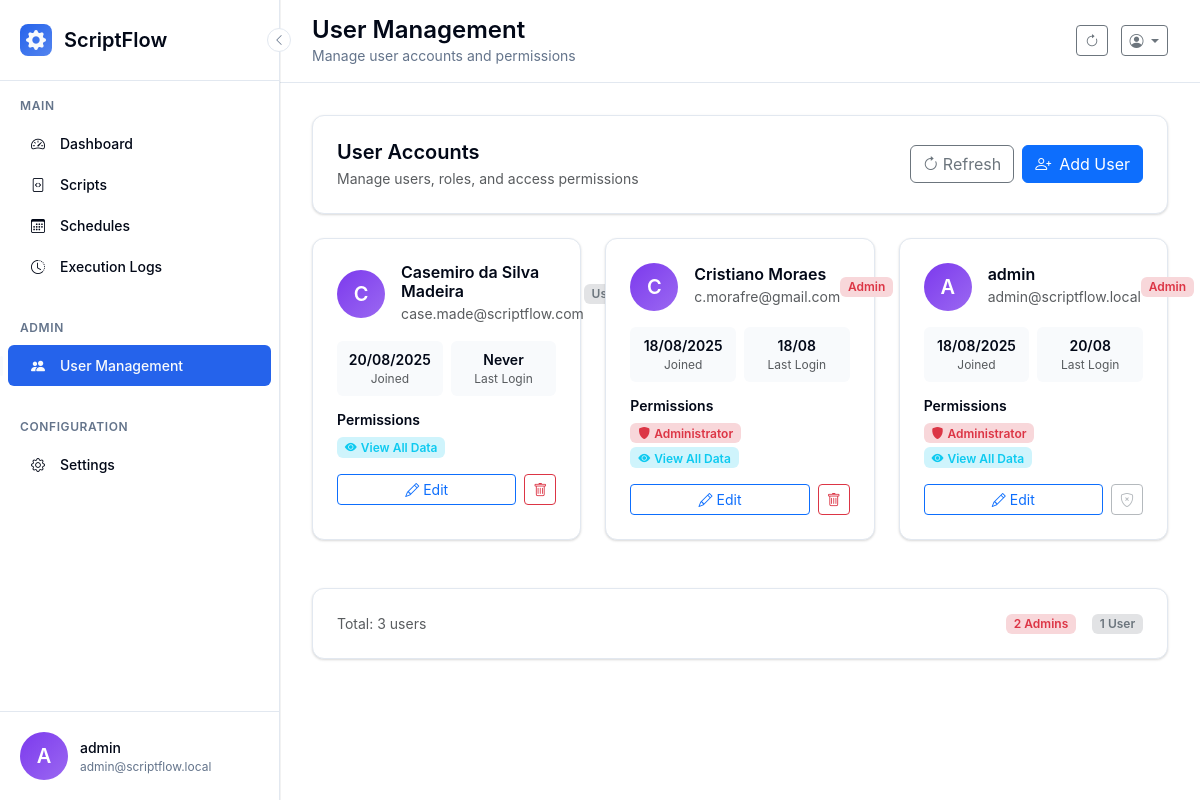
/admin/users (signed in), run on an earlier commit of the app's database.
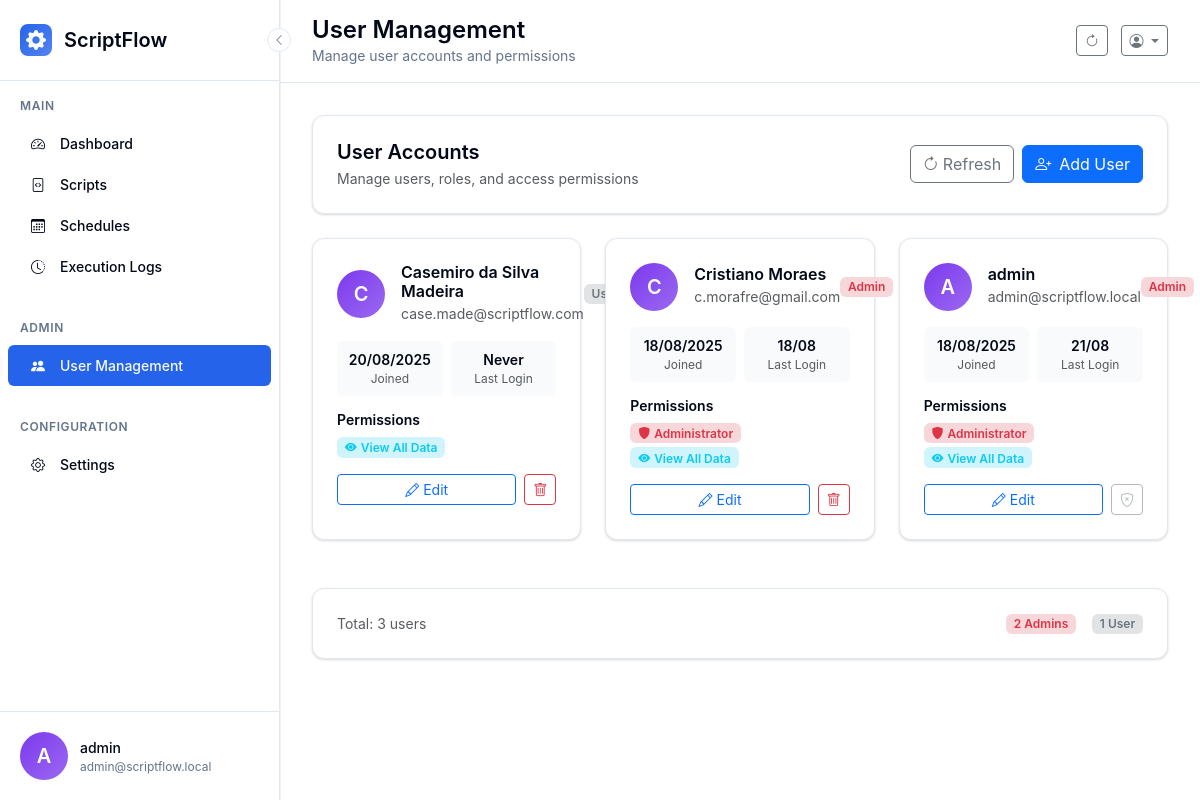
And on a later commit of the database.
### scriptflow.py (models this page shows, shortened)
class User(UserMixin, db.Model):
    __tablename__ = 'users'
    id = db.Column(db.Integer, primary_key=True)
    username = db.Column(db.String(80), unique=True, nullable=False)
    email = db.Column(db.String(120), unique=True, nullable=False)
    password_hash = db.Column(db.String(255), nullable=False)
    is_admin = db.Column(db.Boolean, default=False, nullable=False)
    can_view_all_data = db.Column(db.Boolean, default=False, nullable=False)
    created_at = db.Column(db.DateTime, default=datetime.now)
    last_login = db.Column(db.DateTime)

### app/controllers/admin.py (the view)
    @admin_bp.route('/users')
    @login_required
    @admin_required
    def manage_users():
        users = User.query.order_by(User.created_at.desc()).all()
        return render_template('admin/users.html', users=users)

### app/controllers/admin.py (called while the page is built)
def admin_required(f):
    @wraps(f)
    def decorated_function(*args, **kwargs):
        if not current_user.is_authenticated or not current_user.is_admin:
            abort(403)  # Forbidden
        return f(*args, **kwargs)
    return decorated_function

### scriptflow.py (called while the page is built)
@app.context_processor
def inject_ui_version():
    return {
        'ui_info': {'current_version': 'v2', 'is_modern': True},
        'ui_version': 'v2',
        'is_modern_ui': True
    }

@login_manager.user_loader
def load_user(user_id):
    return db.session.get(User, int(user_id))

### templates/admin/users.html (shortened to what the changed rows need)
{% extends "base.html" %}
{% block page_title %}User Management{% endblock %}
{% block content %}
{% if users %}
<div class="row">
    {% for user in users %}
    <div class="col-lg-4 col-md-6 mb-4">
        <div class="modern-card h-100">
            <div class="d-flex align-items-center mb-3">
                <div class="user-avatar me-3">
                    {{ user.username[0].upper() }}
                </div>
                <div class="flex-grow-1">
                    <h6 class="mb-0 fw-semibold">{{ user.username }}</h6>
                    <small class="text-muted">{{ user.email }}</small>
                </div>
                {% if user.is_admin %}
                <span class="badge bg-danger-subtle text-danger">Admin</span>
                {% else %}
                <span class="badge bg-secondary-subtle text-secondary">User</span>
                {% endif %}
            </div>
            <div class="mb-3">
                <div class="row g-2 text-center">
                    <div class="col-6">
                        <div class="p-2 bg-light rounded">
                            <div class="fw-semibold small">{{ user.created_at.strftime('%d/%m/%Y') if user.created_at else 'N/A' }}</div>
                            <div class="text-muted" style="font-size: 0.75rem;">Joined</div>
                        </div>
                    </div>
                    <div class="col-6">
                        <div class="p-2 bg-light rounded">
                            <div class="fw-semibold small">{{ user.last_login.strftime('%d/%m') if user.last_login else 'Never' }}</div>
                            <div class="text-muted" style="font-size: 0.75rem;">Last Login</div>
                        </div>
                    </div>
                </div>
            </div>
            <div class="mb-3">
                <h6 class="fw-semibold small mb-2">Permissions</h6>
                <div class="d-flex flex-wrap gap-1">
                    {% if user.is_admin %}
                    <span class="badge bg-danger-subtle text-danger">
                        <i class="bi bi-shield-fill me-1"></i>Administrator
                    </span>
                    {% endif %}
                    {% if user.can_view_all_data %}
                    <span class="badge bg-info-subtle text-info">
                        <i class="bi bi-eye-fill me-1"></i>View All Data
                    </span>
                    {% endif %}
                </div>
            </div>
            <div class="d-flex gap-2 mt-auto">
                <a href="{{ url_for('admin.edit_user', user_id=user.id) }}" class="btn btn-outline-primary btn-sm flex-grow-1">
                    <i class="bi bi-pencil me-1"></i>Edit
                </a>
                {% if user.id != current_user.id %}
                <button class="btn btn-outline-danger btn-sm" onclick="confirmDelete('{{ user.id }}', '{{ user.username }}', {{ user.is_admin|lower }})">
                    <i class="bi bi-trash"></i>
                </button>
                {% else %}
                <button class="btn btn-outline-secondary btn-sm" disabled title="Cannot delete your own account">
                    <i class="bi bi-shield-x"></i>
                </button>
                {% endif %}
            </div>
        </div>
    </div>
    {% endfor %}
</div>
                    {% set admin_count = users|selectattr('is_admin')|list|length %}
                    {% set regular_count = users|length - admin_count %}
{% endif %}
{% endblock %}

### templates/base.html (shortened to what the changed rows need)
<!DOCTYPE html>
<html lang="en">
<head>
    <link href="https://cdn.jsdelivr.net/npm/bootstrap@5.3.2/dist/css/bootstrap.min.css" rel="stylesheet">
    <link href="https://cdn.jsdelivr.net/npm/bootstrap-icons@1.11.0/font/bootstrap-icons.css" rel="stylesheet">
</head>
<body>
    <aside class="modern-sidebar" id="sidebar">
        <div class="sidebar-user" onclick="toggleUserMenu()">
            <div class="user-avatar">
                {{ current_user.username[0].upper() if current_user.username else 'U' }}
            </div>
            <div class="user-info">
                <div class="user-name">{{ current_user.username }}</div>
                <div class="user-email">{{ current_user.email if current_user.email else 'admin' }}</div>
            </div>
        </div>
    </aside>
    <main class="main-content" id="mainContent">
        <header class="main-header">
            <div>
                <h1 class="page-title">{% block page_title %}Dashboard{% endblock %}</h1>
            </div>
        </header>
        <div class="content-area">
            {% block content %}{% endblock %}
        </div>
    </main>
</body>
</html>

What changed in the data, as far as the page shows it:
changed User "admin": last_login "20/08" → "21/08"
